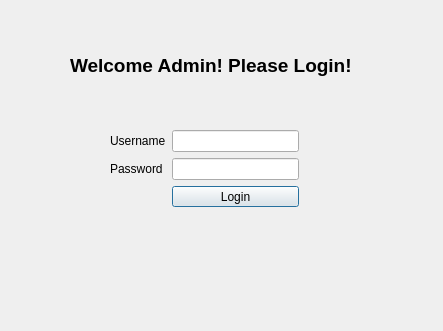
<?xml version="1.0" encoding="UTF-8"?>
<ui version="4.0">
 <class>DialogAdmin</class>
 <widget class="QDialog" name="DialogAdmin">
  <property name="geometry">
   <rect>
    <x>0</x>
    <y>0</y>
    <width>443</width>
    <height>331</height>
   </rect>
  </property>
  <property name="windowTitle">
   <string>Dialog</string>
  </property>
  <widget class="QLabel" name="label_3">
   <property name="geometry">
    <rect>
     <x>70</x>
     <y>50</y>
     <width>291</width>
     <height>31</height>
    </rect>
   </property>
   <property name="font">
    <font>
     <family>Arial</family>
     <pointsize>14</pointsize>
     <weight>75</weight>
     <bold>true</bold>
    </font>
   </property>
   <property name="text">
    <string>Welcome Admin! Please Login!</string>
   </property>
  </widget>
  <widget class="QWidget" name="layoutWidget">
   <property name="geometry">
    <rect>
     <x>110</x>
     <y>130</y>
     <width>189</width>
     <height>77</height>
    </rect>
   </property>
   <layout class="QGridLayout" name="gridLayout">
    <item row="0" column="0">
     <widget class="QLabel" name="label">
      <property name="text">
       <string>Username</string>
      </property>
     </widget>
    </item>
    <item row="0" column="1">
     <widget class="QLineEdit" name="AdminUsernameEdit"/>
    </item>
    <item row="1" column="0">
     <widget class="QLabel" name="label_2">
      <property name="text">
       <string>Password</string>
      </property>
     </widget>
    </item>
    <item row="1" column="1">
     <widget class="QLineEdit" name="AdminPasswordEdit">
      <property name="echoMode">
       <enum>QLineEdit::Password</enum>
      </property>
     </widget>
    </item>
    <item row="2" column="1">
     <widget class="QPushButton" name="AdminLoginButton">
      <property name="text">
       <string>Login</string>
      </property>
     </widget>
    </item>
   </layout>
  </widget>
 </widget>
 <resources/>
 <connections/>
</ui>
